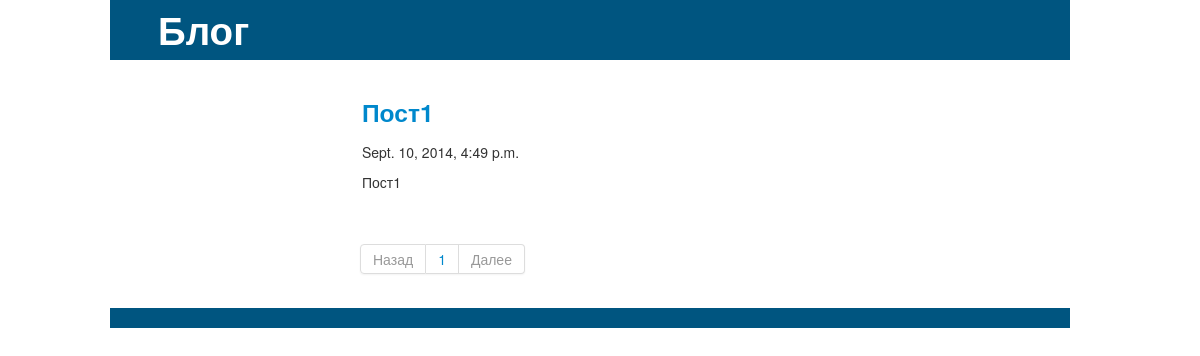
The page /blog/ on the database as committed earlier.
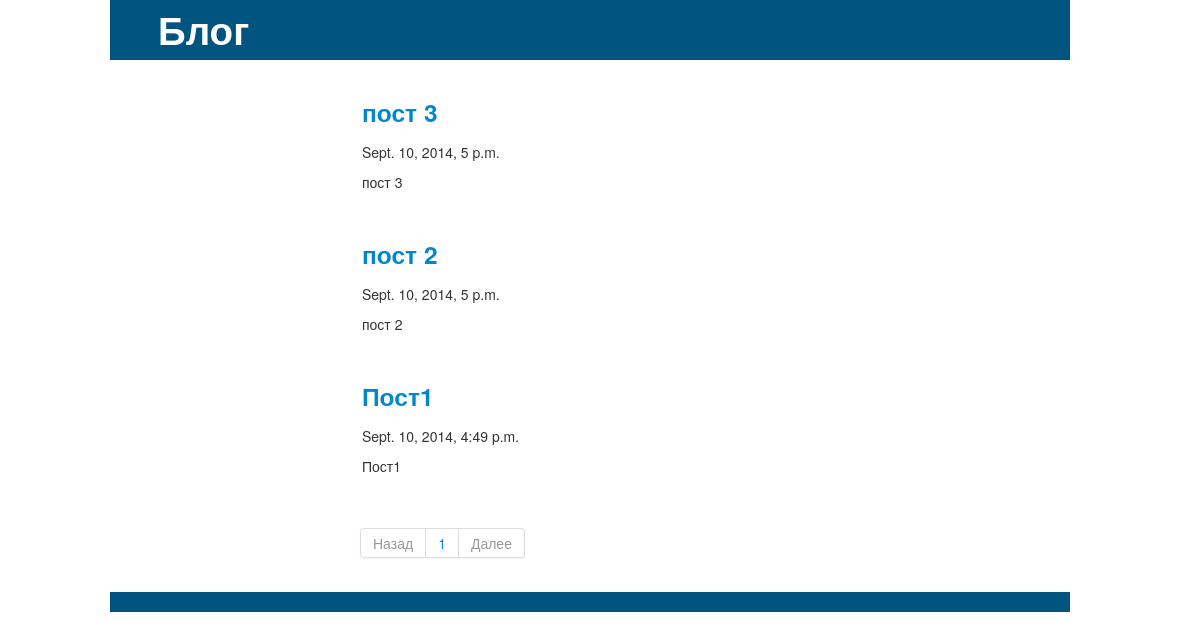
The same page on the database as committed later.
### blog/models.py (models this page shows, shortened)
class Post(models.Model):
    title = models.CharField(max_length=60)
    text = models.TextField()
    pub_date = models.DateTimeField('date published')
    def announcer(self):
        num = 300
        try:
            num = self.text[:num].rindex(u'.')
        except: num = (len(self.text) if len(self.text) < num else num)
        return self.text[:num+1]

### blog/views.py (the view)
def main(request):
    full_post_list = Post.objects.all().order_by("-pub_date")
    paginator = Paginator(full_post_list, 10)
    try:
    	page = request.GET.get('page')
    except ValueError: page = 1
    try:
        full_post_list = paginator.page(page)
    except (InvalidPage, EmptyPage):
        full_post_list = paginator.page(paginator.num_pages)
    template = loader.get_template('blog/index.html')
    return render(request, 'blog/index.html', {
		'full_post_list': full_post_list,
		'page_range': paginator.page_range,
		'error_message': "Something gone wrong.",
		})

### blog/templates/blog/index.html (shortened to what this page needs)
<!DOCTYPE html>
<html>
    <head>
        {% load staticfiles %}
        <link href="{% static 'blog/bootstrap/css/bootstrap.min.css' %}" rel="stylesheet" media="screen">
        <link href="{% static 'blog/style/style.css' %}" rel="stylesheet" media="screen">
    </head>
    <body>
        <div class="container">
            <div class="row" id="header">
                <h1>
                    <div id="title">Блог</div>
                </h1>
            </div>
            <div class="row" id="content">
                <div class="span3 sidebar">
                </div>
                <div class="span9">
                    <div class="row posts">
                        <div class="span7">
                        {% for post in full_post_list.object_list %}
                            <div class="row posts">
                                <h3>
                                <a href="{% url 'blog:detail' post.id %}">{{ post.title }}</a>
                                </h3>
                                <p>{{ post.pub_date }}</p>
                                <p>{{ post.announcer}}</p>
                            </div>
                        {% endfor %}
                        </div>
                    </div>
                    <div class="pagination">
                        <ul>
                            {% if full_post_list.has_previous %}
                                <li><a href="?page={{ full_post_list.previous_page_number }}">Назад</a></li>
                            {% else %}
                                <li class="disabled"><a href="">Назад</a></li>
                            {% endif %}
                            {% for page in page_range %}
                            <li><a href="?page={{page}}">{{page}}</a></li>
                            {% endfor %}
                            {% if full_post_list.has_next %}
                                <li><a href="?page={{ full_post_list.next_page_number }}">Далее</a></li>
                            {% else %}
                                <li class="disabled"><a href="">Далее</a></li>
                            {% endif %}
                        </ul>
                    </div>
                </div>
            </div>
            <div class="row" id="footer">
                <div class="span12"></div>
            </div>
        </div>
    </body>
</html>

Rows that differ between the two databases and show on the page:
added Post: title "пост 3", pub_date "Sept. 10, 2014, 5 p.m.", announcer "пост 3"
added Post: title "пост 2", pub_date "Sept. 10, 2014, 5 p.m.", announcer "пост 2"
